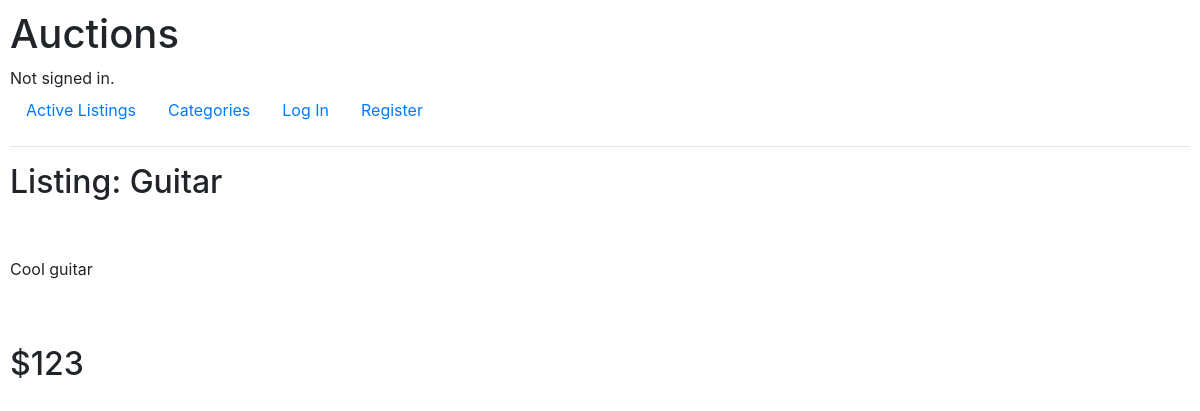
The app's page /3, older data.
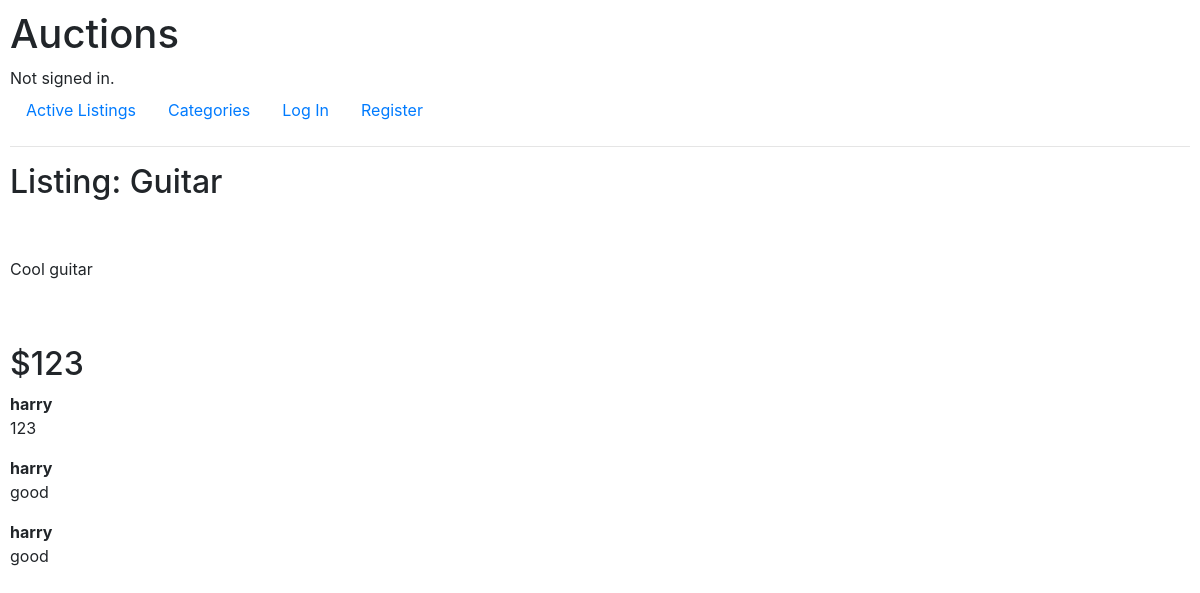
The same page, newer data.
### auctions/models.py (models this page shows, shortened)
class Listing(models.Model):
    title = models.CharField(max_length=64)
    description = models.CharField(max_length=150)
    starting_bid = models.IntegerField()
    image_link = models.CharField(max_length=400)
    Category = (('Fashion', 'Fashion'),('Toys','Toys'),('Electronics','Electronics'),('Home','Home'),('Health', 'Health'),('Sports','Sports'))
    category = models.CharField(max_length=200,null=True, choices=Category)
    user = models.ForeignKey(User,on_delete=models.CASCADE,related_name="Products")
    active_category=(('Active','Active'),('Close','Close'))
    active = models.CharField(max_length=200,null=True, choices=active_category,default="Active")

class product_comments(models.Model):
    listing = models.ForeignKey(Listing,on_delete=models.CASCADE,related_name="comments")
    user = models.ForeignKey(User,on_delete=models.CASCADE,related_name="commented_user")
    comment = models.CharField(max_length=400,default="")

class User(AbstractUser):
    pass

### auctions/views.py (the view, shortened to what this page needs)
# urls.py: path("<int:list_id>",views.listing_page,name="listing_page"),
def listing_page(request,list_id):
    comment_form = ProductComment()
    won = False
    if len(product_won.objects.filter(listing__id=list_id)) > 0:
        if product_won.objects.filter(listing__id=list_id)[0].listing.id==list_id and product_won.objects.filter(listing__id=list_id)[0].user.id==request.user.id :
            won = True
    product = Listing.objects.get(id=list_id)
    form = ListingForm(instance=product)
    if Listing.objects.get(id=list_id).active =="Active":
        if_active = True
    else:
        if_active=False
    if len(watchlist.objects.filter(item_id=list_id,user=request.user.id))==1:
        blob=True
        if request.method=="POST" and  'watchlist' in request.POST:
            item = watchlist.objects.filter(item_id=list_id)
            item.delete()
            return HttpResponseRedirect(reverse("listing_page",args=(list_id,)))
    else:
        blob=False
        if request.method=="POST" and 'watchlist' in request.POST:
            b = watchlist(item = Listing.objects.get(pk=list_id),user=User.objects.get(pk=request.user.id))
            b.save()
            return HttpResponseRedirect(reverse("listing_page",args=(list_id,)))
    error=""
    if request.user.id == Listing.objects.get(id=list_id).user.id:
        owner=True
    else:
        owner=False
    if request.method == "POST"  and 'comment' in request.POST:
        print(request.POST['comment'])
        product_comments.objects.create(user = User.objects.get(id=request.user.id),listing= Listing.objects.get(id=list_id),comment=request.POST['comment'])
    return render(request,"auctions/listing_page.html",{
        "list":Listing.objects.get(pk=list_id),
        "in_watchlist":blob,
        "form": form,
        'owner':owner,
        "error":error,
        'if_active':if_active,
        'won':won,
        'comments':product_comments.objects.filter(listing= Listing.objects.get(id=list_id)),
        'comment_form':comment_form
    })

### auctions/templates/auctions/listing_page.html (shortened to what this page needs)
{% extends "auctions/layout.html" %}
{% block body %}
    <h2>Listing: {{list.title}}</h2>
    <br>
<br>
    <p>{{list.description}}</p>
    <br>
    <br>
    <h2>${{list.starting_bid}}</h2>
    {% for comment in comments %}
        <dl>
            <dt>{{comment.user}}</dt>
            <dd>
                {{comment.comment}}
            </dd>
        </dl>
    {% endfor %}
{% endblock %}

### auctions/templates/auctions/layout.html (shortened to what this page needs)
{% load static %}
<!DOCTYPE html>
<html lang="en">
    <head>
        <link rel="stylesheet" href="https://stackpath.bootstrapcdn.com/bootstrap/4.4.1/css/bootstrap.min.css">
        <link href="{% static 'auctions/styles.css' %}" rel="stylesheet">
    </head>
    <body>
        <h1>Auctions</h1>
        <div>
            {% if user.is_authenticated %}
                Signed in as <strong>{{ user.username }}</strong>.
            {% else %}
                Not signed in.
            {% endif %}
        </div>
        <ul class="nav">
            <li class="nav-item">
                <a class="nav-link" href="{% url 'index' %}">Active Listings</a>
            </li>
            <li>
                <a class="nav-link" href="{% url 'categories' %}">Categories</a>
            </li>
            {% if user.is_authenticated %}
                <li>
                    <a class="nav-link" href="{% url 'watchlist' %}">Watchlist</a>
                </li>
                <li>
                    <a class="nav-link" href="{% url 'create_listing' %}">Create Listing</a>
                </li>
                <li class="nav-item">
                    <a class="nav-link" href="{% url 'logout' %}">Log Out</a>
                </li>
            {% else %}
                <li class="nav-item">
                    <a class="nav-link" href="{% url 'login' %}">Log In</a>
                </li>
                <li class="nav-item">
                    <a class="nav-link" href="{% url 'register' %}">Register</a>
                </li>
            {% endif %}
        </ul>
        <hr>
        {% block body %}
        {% endblock %}
    </body>
</html>

### auctions/static/auctions/styles.css (style rules this page uses)
body { padding: 10px; }

Row changes from the older to the newer data that the page shows:
added product_comments: user "harry", comment "123"
added product_comments: user "harry", comment "good"
added product_comments: user "harry", comment "good"
